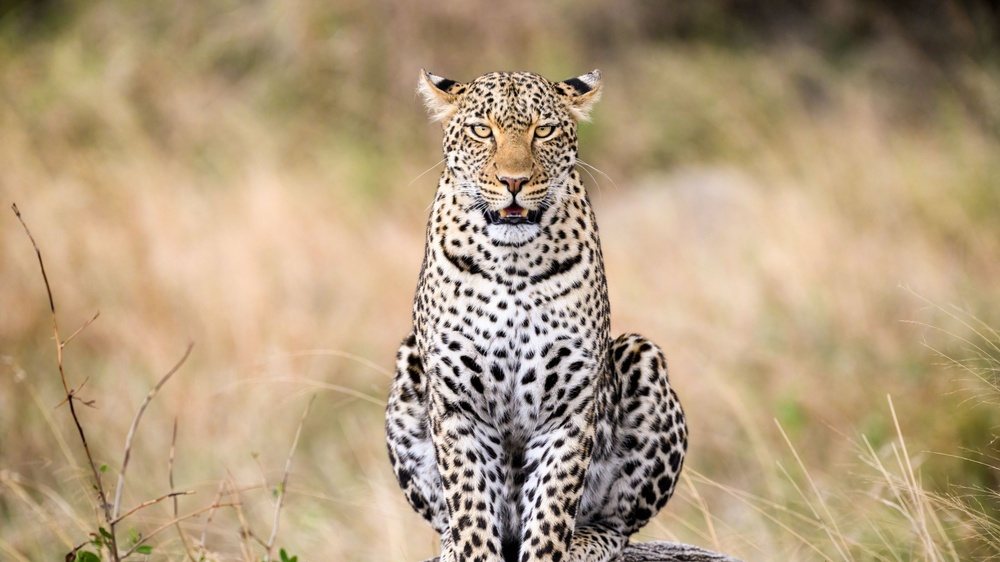
%> input picture your-image~1.jpg, 1000 x 562 px, shrunk from 2560 x 1440 before the run
$ octave untitled2.m   (GNU Octave 9; MATLAB toolbox functions it lacks are replaced by stand-ins)
%> lines starting %> are read from the running program, lines starting %| are printed output that depends on the picture; long printed decimals are rounded
% Load the original image
originalImage = imread('your-image~1.jpg');
%> originalImage is the input picture: size 562x1000x3 uint8; mean R, G, B 177.9, 156, 125.5

% Load the embedded (watermarked) image
embeddedImage = imread('watermarked_image.jpg');
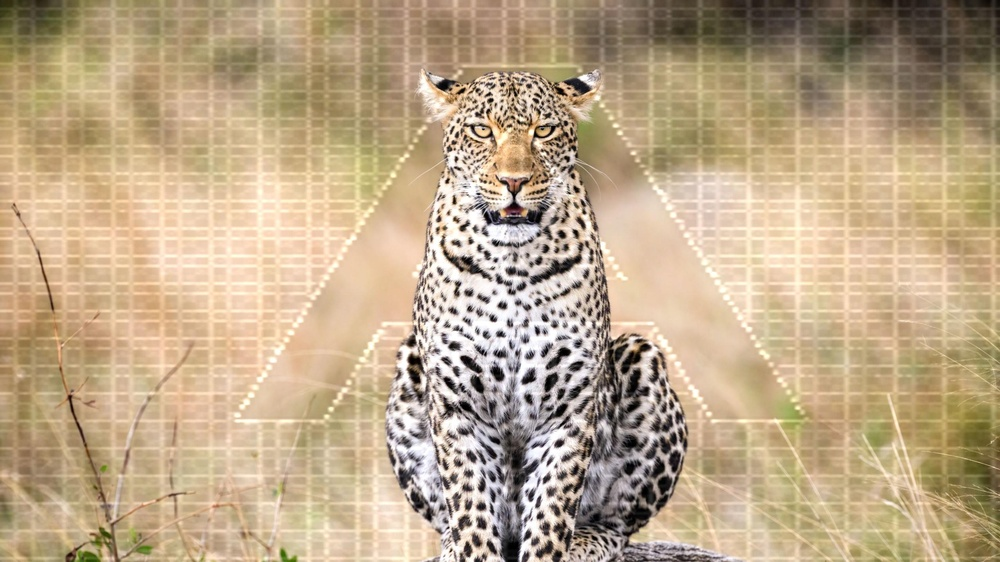
%> input picture watermarked_image.jpg, 1000 x 562 px, shrunk from 2560 x 1440 before the run
%> embeddedImage is the input picture: size 562x1000x3 uint8; mean R, G, B 188.9, 167.4, 137.1

% Convert the images to double precision
originalImage = im2double(originalImage);
%> originalImage: size 562x1000x3 double
embeddedImage = im2double(embeddedImage);
%> embeddedImage: size 562x1000x3 double

% Extract RGB channels from both images
originalR = originalImage(:,:,1);
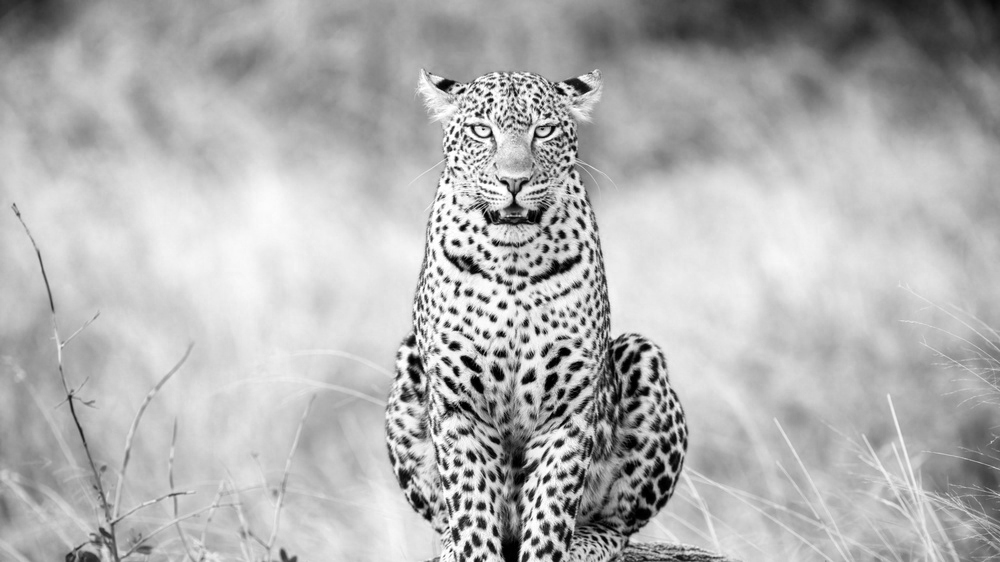
%> originalR: size 562x1000 double; min 0, max 1, mean 0.698
originalG = originalImage(:,:,2);
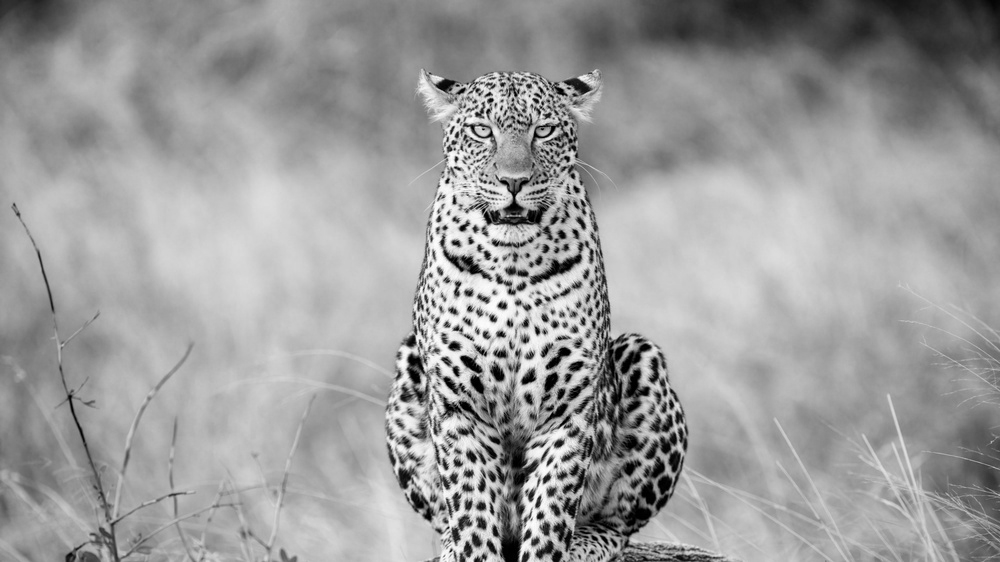
%> originalG: size 562x1000 double; min 0, max 0.996, mean 0.612
originalB = originalImage(:,:,3);
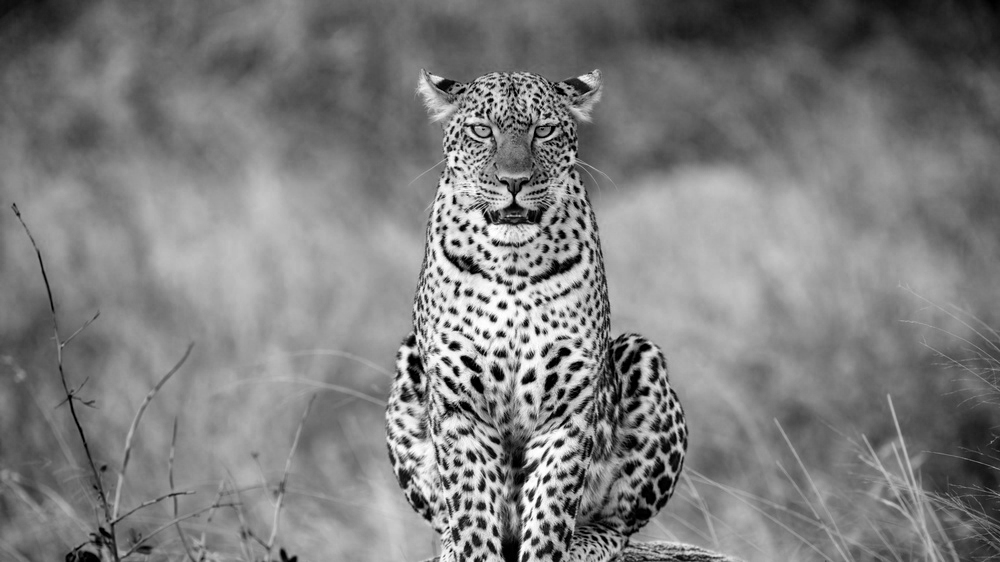
%> originalB: size 562x1000 double; min 0, max 1, mean 0.492

embeddedR = embeddedImage(:,:,1);
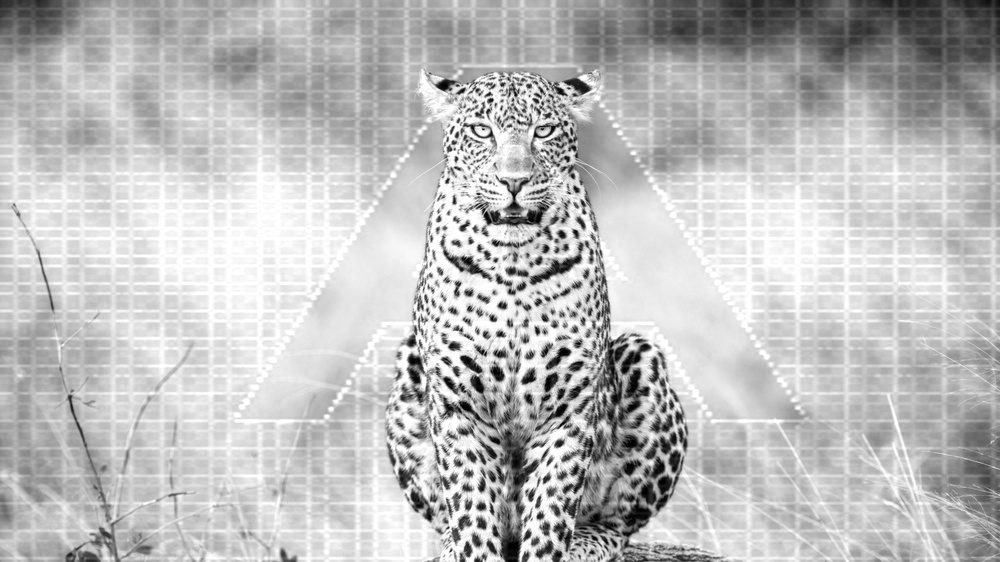
%> embeddedR: size 562x1000 double; min 0, max 1, mean 0.741
embeddedG = embeddedImage(:,:,2);
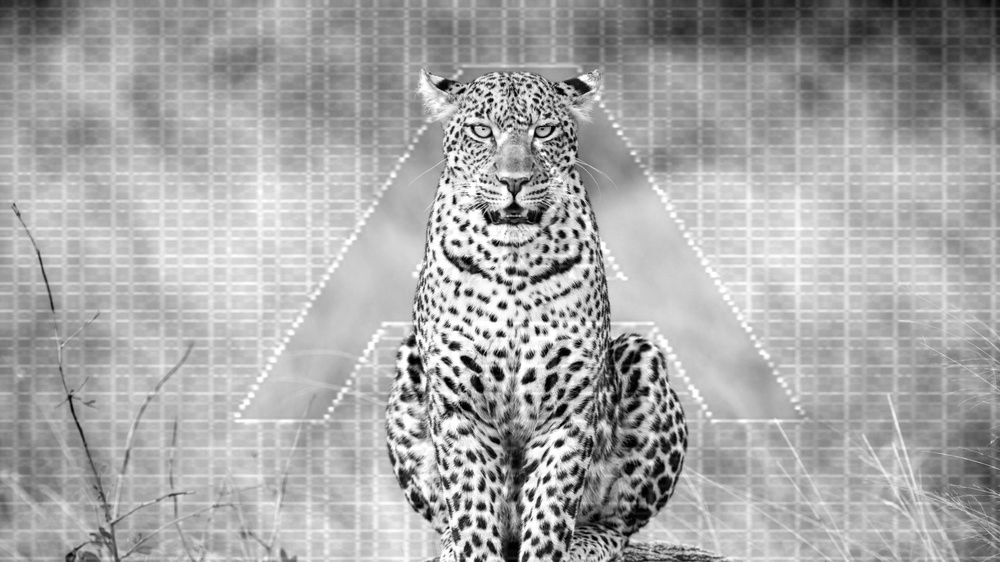
%> embeddedG: size 562x1000 double; min 0, max 1, mean 0.657
embeddedB = embeddedImage(:,:,3);
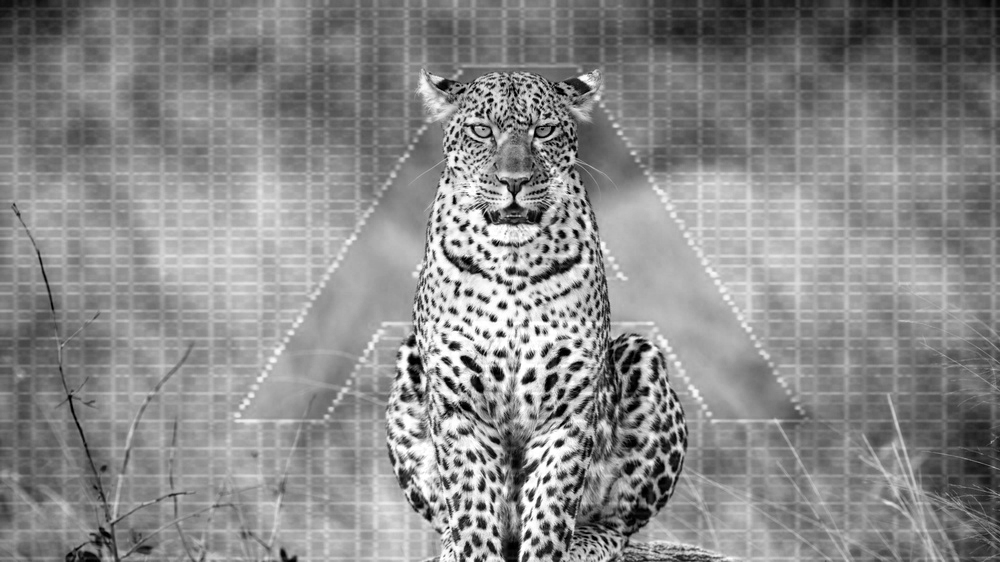
%> embeddedB: size 562x1000 double; min 0, max 1, mean 0.538

% Define the wavelet transform to use (Haar, Daubechies, and Symlet)
wavelet = 'haar';  % Change this to 'dbN' or 'symN' where N is the Daubechies or Symlet level

% Calculate the Mean Squared Error (MSE) and Peak Signal-to-Noise Ratio (PSNR) for each channel
mseR = immse(originalR, embeddedR);
%> mseR = 0.00362
mseG = immse(originalG, embeddedG);
%> mseG = 0.00395
mseB = immse(originalB, embeddedB);
%> mseB = 0.00405

maxIntensity = 1.0;  % Assuming the images are in the [0, 1] range

psnrR = psnr(embeddedR, originalR, maxIntensity);
%> psnrR = 24.42
psnrG = psnr(embeddedG, originalG, maxIntensity);
%> psnrG = 24.03
psnrB = psnr(embeddedB, originalB, maxIntensity);
%> psnrB = 23.93

% Display or print the calculated values
fprintf('MSE (Red Channel): %f\n', mseR);
%| MSE (Red Channel): 0.003617
fprintf('PSNR (Red Channel): %f dB\n', psnrR);
%| PSNR (Red Channel): 24.416 dB

fprintf('MSE (Green Channel): %f\n', mseG);
%| MSE (Green Channel): 0.003953
fprintf('PSNR (Green Channel): %f dB\n', psnrG);
%| PSNR (Green Channel): 24.030 dB

fprintf('MSE (Blue Channel): %f\n', mseB);
%| MSE (Blue Channel): 0.004047
fprintf('PSNR (Blue Channel): %f dB\n', psnrB);
%| PSNR (Blue Channel): 23.928 dB
